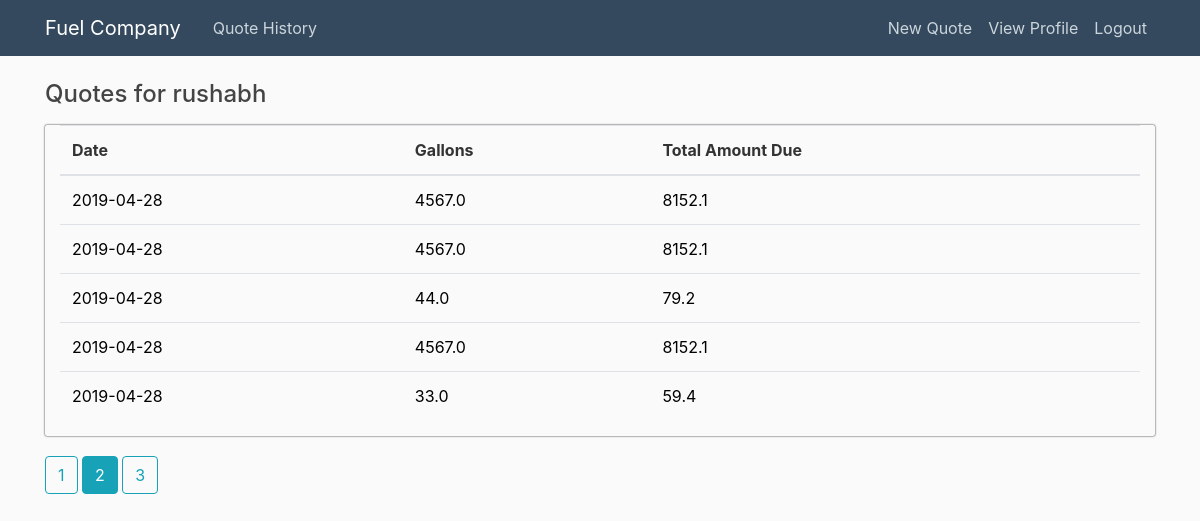
The page /history?username=rushabh&page=2 (signed in) on the database its author committed.
### app/models.py (models this page shows, shortened)
class User(db.Model, UserMixin):
    id = db.Column(db.Integer, primary_key=True)
    username = db.Column(db.String(20), unique=True, nullable=False)
    email = db.Column(db.String(120), unique=True, nullable=False)
    password = db.Column(db.String(60), nullable=False)
    quotes = db.relationship('Quote', backref='author', lazy=True)
    user_profile = db.relationship('UserProfile', backref='author', lazy=True, uselist=False)

class Quote(db.Model):
    id = db.Column(db.Integer, primary_key=True)
    gallons_requested = db.Column(db.Float(), nullable=False)
    date_requested = db.Column(db.Text(), nullable=False, default=datetime.utcnow)
    delivery_address = db.Column(db.String(120), nullable=False)
    suggested_price = db.Column(db.Float(), nullable=True)
    total_amount_due = db.Column(db.Float(), nullable=True)
    user_id = db.Column(db.Integer, db.ForeignKey('user.id'), nullable=False)

### app/users/routes.py (the view)
@users.route('/history')
@login_required
def history():
        page = request.args.get('page', 1, type=int)
        user = User.query.filter_by(username=current_user.username).first_or_404()
        quotes = Quote.query.filter_by(author=user).paginate(page=page, per_page=5)
        return render_template('history.html', quotes=quotes, user=user)

### app/models.py (called while the page is built)
@login_manager.user_loader
def load_user(user_id):
    return User.query.get(int(user_id))

### app/templates/history.html
{% extends "history_layout.html" %}
{% block content %}
<h4 class="mb-3">Quotes for {{ user.username }}</h4>
  <div  class="table-responsive col-md-12" style="border-radius:2px; box-shadow: 0 0 2px black;">
    <table class=" table table-hover">
      <thead>
        <tr>
          <th>Date</th>
          <th>Gallons</th>
          <th>Total Amount Due</th>
        </tr>
      </thead>
      <tbody>
        {% for quote in quotes.items %}
        <tr>
          <td class="quote_table"><a  href="{{ url_for('quotes.quote', quote_id=quote.id) }}">{{ quote.date_requested}}</a></td>
          <td class="quote_table"><a  href="{{ url_for('quotes.quote', quote_id=quote.id) }}">{{ quote.gallons_requested}}</a></td>
          <td class="quote_table"><a  href="{{ url_for('quotes.quote', quote_id=quote.id) }}">{{ quote.total_amount_due}}</a></td>
        </tr>
        {% endfor %}
      </tbody>
    </table>
  </div>
  <div style="padding-top: 20px;">
    {% for page_num in quotes.iter_pages(left_edge=1, right_edge=1, left_current=1, right_current=2) %}
    {% if page_num %}
    {% if quotes.page==page_num %}
    <a class="btn btn-info mb-4" href="{{url_for('users.history',username=user.username,page=page_num) }}">{{ page_num
        }}</a>
    {% else %}
    <a class="btn btn-outline-info mb-4" href="{{url_for('users.history',username=user.username,page=page_num) }}">{{
        page_num
        }}</a>
    {% endif %}
    {% else %}
    ...
    {% endif %}
    {% endfor %}
</div>
{% endblock content %}

### app/static/main.css (style rules this page uses)
body { background: #fafafa; color: #333333; margin-top: 5rem; }
h1, h2, h3, h4, h5, h6 { color: #444444; }

### app/templates/history_layout.html (style rules this page uses)
.quote_table > a { text-decoration: none !important; color: black !important; display: block; }

### rows shown on the page
User: username "rushabh"
Quote: date_requested "2019-04-28", gallons_requested "4567.0", total_amount_due "8152.1"
Quote: date_requested "2019-04-28", gallons_requested "4567.0", total_amount_due "8152.1"
Quote: date_requested "2019-04-28", gallons_requested "44.0", total_amount_due "79.2"
Quote: date_requested "2019-04-28", gallons_requested "4567.0", total_amount_due "8152.1"
Quote: date_requested "2019-04-28", gallons_requested "33.0", total_amount_due "59.4"

### other values the page prints
{{ page_num }} "1" "3"
{{ page_num }} "2"
